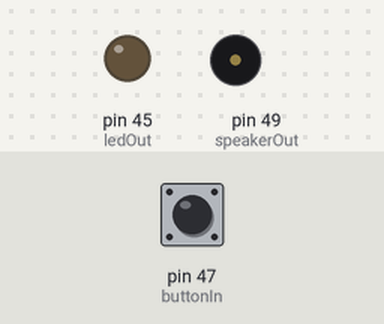
This sketch was run on a simulated Arduino Mega 2560, built with avr-gcc and run on an emulated ATmega2560. Parts: output pins drawn as LEDs (lit = HIGH), buzzer (waves = sounding). The test bench sets the inputs (shaded band); at power-on: pin 47 (buttonIn) LOW.

Above: at 1.2 s.
1.3 s: pin 47 (buttonIn) pulled HIGH for 0.15 s
At 3.0 s:
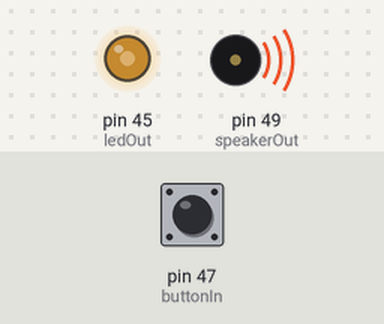
4.3 s: pin 47 (buttonIn) pulled HIGH for 3.2 s
Timing chart, 0 to 12.9 s (numbered marks = the images above; inputs shaded):
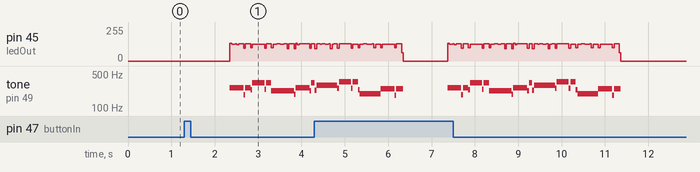

Measured:
- after the input at 1.3 s, tone on pin 49 (speakerOut): plays 260 Hz for 0.32 s, 189 Hz for 0.04 s, 260 Hz for 0.12 s, 237 Hz for 0.04 s, 327 Hz for 0.28 s, 243 Hz for 0.04 s … (12 notes in this stretch), starting after 1.0 s

The sketch:

homework04_1.ino
```cpp
#define buttonIn 47
#define ledOut 45
#define speakerOut 49
#define c3 7692 // 130 Hz
#define d3 6802 // 147 Hz
#define e3 6060 // 165 Hz
#define f3 5714 // 175 Hz
#define g3 5102 // 196 Hz
#define a3 4545 // 220 Hz
#define b3 4048 // 247 Hz
#define c4 3830 // 261 Hz
#define d4 3400 // 294 Hz
#define e4 3038 // 329 Hz
#define f4 2864 // 349 Hz
#define g4 2550 // 392 Hz
#define a4 2272 // 440 Hz
#define b4 2028 // 493 Hz
#define c5 1912 // 523 Hz
#define r1 0


int melody1[] = {c4, c4, e4, e4, a3, a3, c4, e4, d4, d4, f4, f4, g3, g3, b3, b3, r1};
int beats1[] = {22, 10, 22, 10, 22, 10, 24, 8, 22, 10, 22, 10, 22, 10, 22, 10, 16};
int melody2[] = {e4, e4, e4, c4, e4, g4, g3, c4, g3, e3, a3, b3, b3, a3, g3, e4, g4, a4, f4, g4, e4, c4,
d4, b3, c3};
int beats2[] = {8, 16, 16, 8, 16, 32, 32, 24, 24, 24, 16, 16, 8, 16, 10, 10, 10, 16, 8, 16, 16, 8, 8, 8, 16};

int MAX_MELODY =0;

long tempo = 15000;
int pause = 10;
int tone_ = c4;
int beat = 0;
long duration = 0;
int select=0;
int counttime;
int val=0, old_val=0;

void play(int melody[], int beats[]){

  for(int i = 0; i < MAX_MELODY ; i++ ){
     tone_ = melody[i];
     beat = beats[i];
     long elapsed_time = 0;
     duration = beat * tempo;
    if( tone_ > 0 ){
     while( elapsed_time < duration ){
       if( elapsed_time + tone_ <= duration ){
       digitalWrite(speakerOut,HIGH);
       digitalWrite(ledOut,HIGH);
       delayMicroseconds(tone_ / 2);
       digitalWrite(speakerOut,LOW);
       digitalWrite(ledOut,LOW);
       delayMicroseconds(tone_ / 2);
       }
     elapsed_time += tone_;
     }
  }
 else{
    delayMicroseconds(duration);
 }
    delay(pause);}
}
void setup(){
 pinMode(buttonIn, INPUT);
 pinMode(ledOut, OUTPUT);
 pinMode(speakerOut, OUTPUT);
}


void loop(){
 val = digitalRead(buttonIn);
 if (val == HIGH && old_val ==LOW){
  select++;
  counttime= millis();
 }
 old_val=val;
 if(counttime+1000 < millis())
 {
    if(select==1){
      MAX_MELODY = sizeof(melody1)/2;
      play(melody1, beats1);
    }
    else if(select==2)
    {
       MAX_MELODY = sizeof(melody2)/2;
        play(melody2, beats2);
     }
     select=0;
 }
}
```
